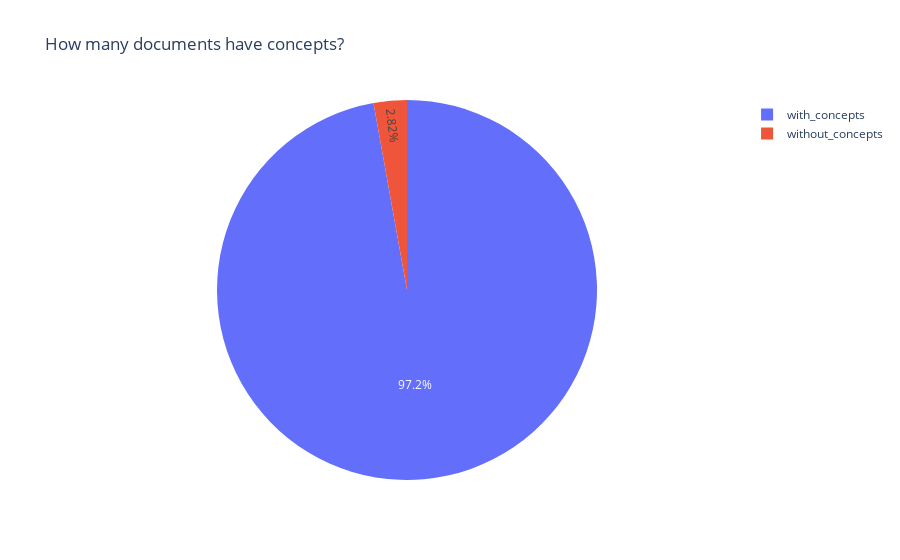

Notebook code for this chart:
### Markdown cell above
### 3.1 Documents With concepts VS Without 

You'll soon discover that not all documents have associated concepts (eg cause there's no text to extract them from, in some cases). 

Let's see how many:

### Code cell
CONCEPTS_FIELD = "concepts_scores"

df = pd.DataFrame({
    'type': ['with_concepts', 'without_concepts'] ,
    'count': [pubs[CONCEPTS_FIELD].notnull().sum(), pubs[CONCEPTS_FIELD].isnull().sum()]
             })

px.pie(df, 
       names='type', values="count", 
      title = "How many documents have concepts?")

### Figure 1 — Plotly figure (JSON) as saved in the notebook; plotly's stock layout.template omitted (floating-point values rounded to 4 significant figures)
{"data": [{"domain": {"x": [0, 1], "y": [0, 1]}, "hovertemplate": "type=%{label}<br>count=%{value}<extra></extra>", "labels": ["with_concepts", "without_concepts"], "legendgroup": "", "name": "", "showlegend": true, "type": "pie", "values": [8122, 236]}], "layout": {"autosize": true, "legend": {"tracegroupgap": 0}, "title": {"text": "How many documents have concepts?"}}}
